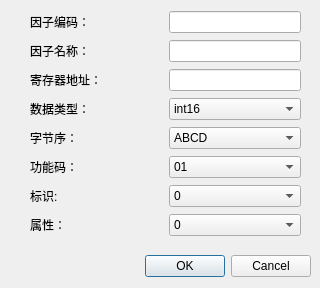
<?xml version="1.0" encoding="UTF-8"?>
<ui version="4.0">
 <class>DialogNewFactor</class>
 <widget class="QDialog" name="DialogNewFactor">
  <property name="geometry">
   <rect>
    <x>0</x>
    <y>0</y>
    <width>320</width>
    <height>288</height>
   </rect>
  </property>
  <property name="windowTitle">
   <string>Dialog</string>
  </property>
  <widget class="QDialogButtonBox" name="buttonBox">
   <property name="geometry">
    <rect>
     <x>10</x>
     <y>250</y>
     <width>301</width>
     <height>32</height>
    </rect>
   </property>
   <property name="orientation">
    <enum>Qt::Horizontal</enum>
   </property>
   <property name="standardButtons">
    <set>QDialogButtonBox::Cancel|QDialogButtonBox::Ok</set>
   </property>
  </widget>
  <widget class="QWidget" name="layoutWidget">
   <property name="geometry">
    <rect>
     <x>30</x>
     <y>10</y>
     <width>271</width>
     <height>235</height>
    </rect>
   </property>
   <layout class="QVBoxLayout" name="verticalLayout">
    <item>
     <layout class="QHBoxLayout" name="horizontalLayout" stretch="5,5">
      <item>
       <widget class="QLabel" name="label">
        <property name="text">
         <string>因子编码：</string>
        </property>
       </widget>
      </item>
      <item>
       <widget class="QLineEdit" name="lineEditCode"/>
      </item>
     </layout>
    </item>
    <item>
     <layout class="QHBoxLayout" name="horizontalLayout_6" stretch="5,5">
      <item>
       <widget class="QLabel" name="label_6">
        <property name="text">
         <string>因子名称：</string>
        </property>
       </widget>
      </item>
      <item>
       <widget class="QLineEdit" name="lineEditName"/>
      </item>
     </layout>
    </item>
    <item>
     <layout class="QHBoxLayout" name="horizontalLayout_2" stretch="5,5">
      <item>
       <widget class="QLabel" name="label_2">
        <property name="text">
         <string>寄存器地址：</string>
        </property>
       </widget>
      </item>
      <item>
       <widget class="QLineEdit" name="lineEditAddr"/>
      </item>
     </layout>
    </item>
    <item>
     <layout class="QHBoxLayout" name="horizontalLayout_3" stretch="5,5">
      <item>
       <widget class="QLabel" name="label_3">
        <property name="text">
         <string>数据类型：</string>
        </property>
       </widget>
      </item>
      <item>
       <widget class="QComboBox" name="comboBoxDataType">
        <item>
         <property name="text">
          <string>int16</string>
         </property>
        </item>
        <item>
         <property name="text">
          <string>uint16</string>
         </property>
        </item>
        <item>
         <property name="text">
          <string>int32</string>
         </property>
        </item>
        <item>
         <property name="text">
          <string>uint32</string>
         </property>
        </item>
        <item>
         <property name="text">
          <string>float</string>
         </property>
        </item>
       </widget>
      </item>
     </layout>
    </item>
    <item>
     <layout class="QHBoxLayout" name="horizontalLayout_4" stretch="5,5">
      <item>
       <widget class="QLabel" name="label_4">
        <property name="text">
         <string>字节序：</string>
        </property>
       </widget>
      </item>
      <item>
       <widget class="QComboBox" name="comboBoxByteOrder">
        <item>
         <property name="text">
          <string>ABCD</string>
         </property>
        </item>
        <item>
         <property name="text">
          <string>CDAB</string>
         </property>
        </item>
        <item>
         <property name="text">
          <string>BADC</string>
         </property>
        </item>
        <item>
         <property name="text">
          <string>DCBA</string>
         </property>
        </item>
        <item>
         <property name="text">
          <string>-</string>
         </property>
        </item>
       </widget>
      </item>
     </layout>
    </item>
    <item>
     <layout class="QHBoxLayout" name="horizontalLayout_5" stretch="5,5">
      <item>
       <widget class="QLabel" name="label_5">
        <property name="text">
         <string>功能码：</string>
        </property>
       </widget>
      </item>
      <item>
       <widget class="QComboBox" name="comboBoxFunc">
        <item>
         <property name="text">
          <string>01</string>
         </property>
        </item>
        <item>
         <property name="text">
          <string>02</string>
         </property>
        </item>
        <item>
         <property name="text">
          <string>03</string>
         </property>
        </item>
        <item>
         <property name="text">
          <string>04</string>
         </property>
        </item>
       </widget>
      </item>
     </layout>
    </item>
    <item>
     <layout class="QHBoxLayout" name="horizontalLayout_7">
      <item>
       <widget class="QLabel" name="label_7">
        <property name="text">
         <string>标识:</string>
        </property>
       </widget>
      </item>
      <item>
       <widget class="QComboBox" name="comboBoxTagID">
        <item>
         <property name="text">
          <string>0</string>
         </property>
        </item>
        <item>
         <property name="text">
          <string>1</string>
         </property>
        </item>
        <item>
         <property name="text">
          <string>2</string>
         </property>
        </item>
        <item>
         <property name="text">
          <string>3</string>
         </property>
        </item>
       </widget>
      </item>
     </layout>
    </item>
    <item>
     <layout class="QHBoxLayout" name="horizontalLayout_8">
      <item>
       <widget class="QLabel" name="label_8">
        <property name="text">
         <string>属性：</string>
        </property>
       </widget>
      </item>
      <item>
       <widget class="QComboBox" name="comboBoxProp">
        <item>
         <property name="text">
          <string>0</string>
         </property>
        </item>
        <item>
         <property name="text">
          <string>1</string>
         </property>
        </item>
        <item>
         <property name="text">
          <string>2</string>
         </property>
        </item>
       </widget>
      </item>
     </layout>
    </item>
   </layout>
  </widget>
 </widget>
 <resources/>
 <connections>
  <connection>
   <sender>buttonBox</sender>
   <signal>accepted()</signal>
   <receiver>DialogNewFactor</receiver>
   <slot>accept()</slot>
   <hints>
    <hint type="sourcelabel">
     <x>248</x>
     <y>254</y>
    </hint>
    <hint type="destinationlabel">
     <x>157</x>
     <y>274</y>
    </hint>
   </hints>
  </connection>
  <connection>
   <sender>buttonBox</sender>
   <signal>rejected()</signal>
   <receiver>DialogNewFactor</receiver>
   <slot>reject()</slot>
   <hints>
    <hint type="sourcelabel">
     <x>316</x>
     <y>260</y>
    </hint>
    <hint type="destinationlabel">
     <x>286</x>
     <y>274</y>
    </hint>
   </hints>
  </connection>
 </connections>
</ui>
